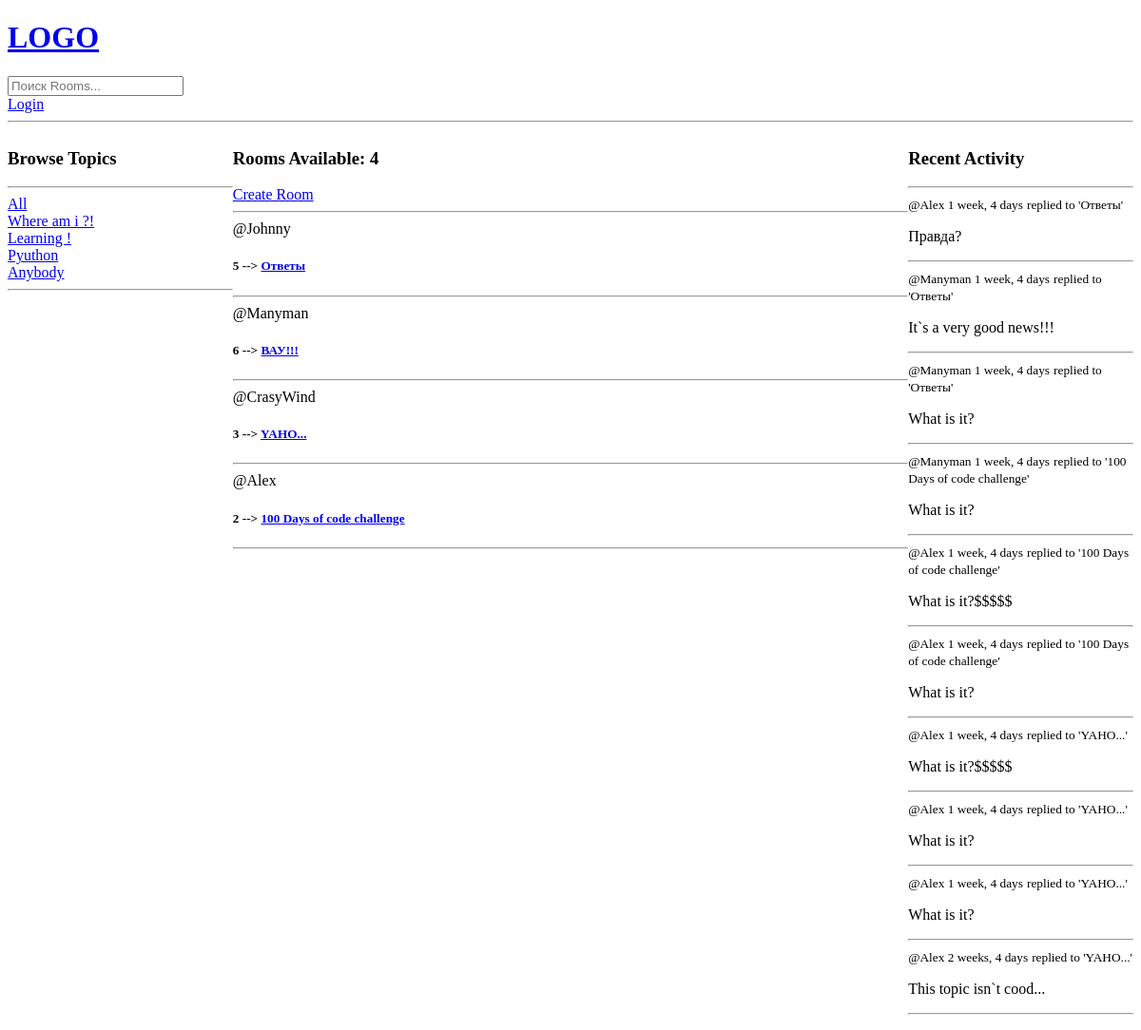
/, run on an earlier commit of the app's database.
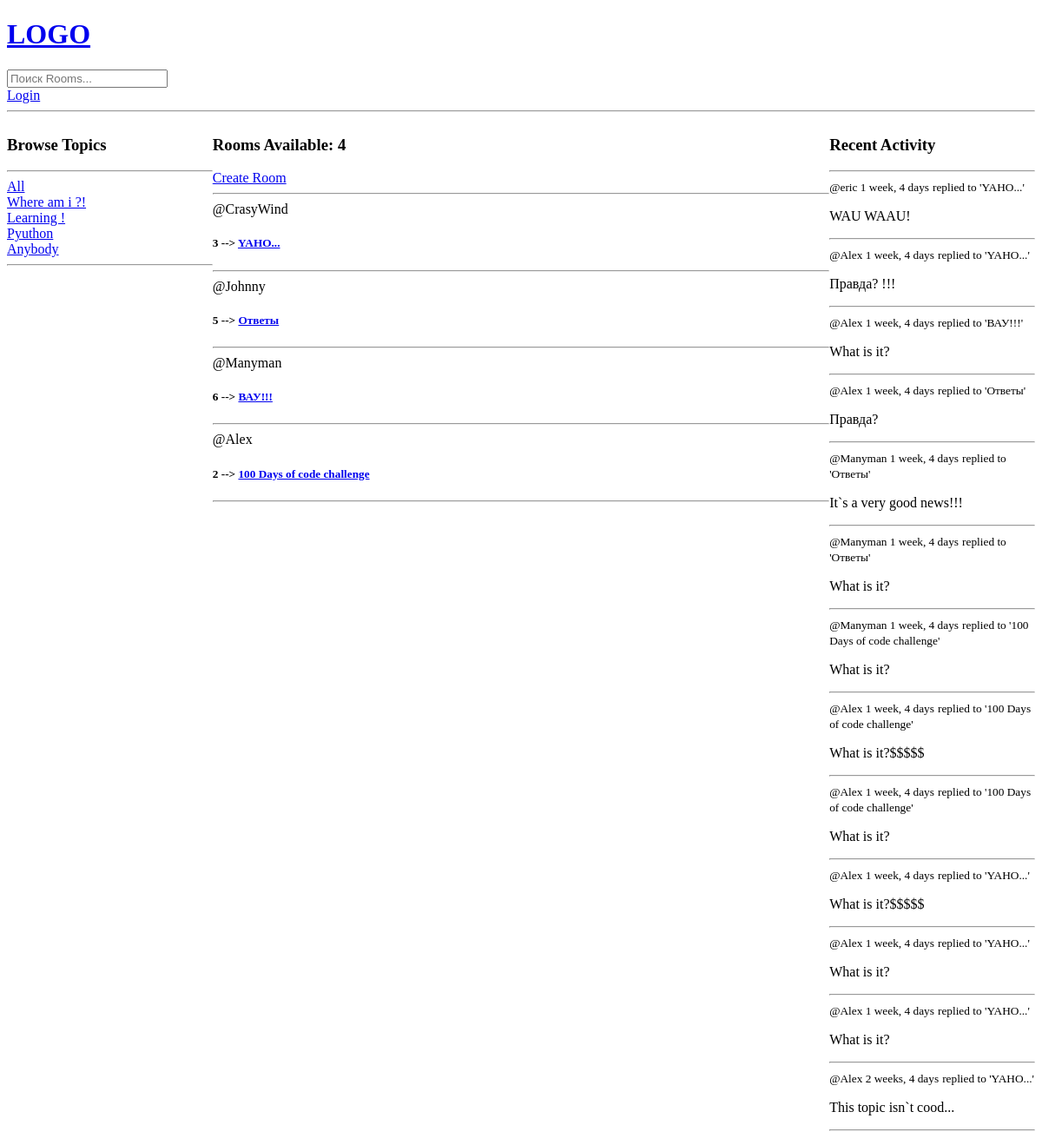
And on a later commit of the database.
### Base/models.py (models this page shows, shortened)
class Topic(models.Model):
    name = models.CharField(max_length=200)

class Room(models.Model):
    host = models.ForeignKey(User, on_delete=models.SET_NULL, null=True)
    topic = models.ForeignKey(Topic, on_delete=models.SET_NULL, null=True)
    objects = None
    name = models.CharField(max_length=200)
    description = models.TextField(null=True, blank=True)
    participants = models.ManyToManyField(User, related_name='participants', blank=True)
    update = models.DateTimeField(auto_now=True)
    created = models.DateTimeField(auto_now_add=True)
    class Meta:
        ordering = ['-update', '-created']
    def __str__(self):
        return self.name

class Message(models.Model):
    users = models.ForeignKey(User, on_delete=models.CASCADE)
    room = models.ForeignKey(Room, on_delete=models.CASCADE)
    body = models.TextField()
    update = models.DateTimeField(auto_now=True)
    created = models.DateTimeField(auto_now_add=True)
    class Meta:
        ordering = ['-update', '-created'] # класс, позволяющий сортировать по дате создания/обновления
    def __str__(self):
        return self.body[0:50]

### Base/views.py (the view)
# urls.py: path('', views.home, name='home'),
def home(request):
    q = request.GET.get('q') if request.GET.get('q') != None else ''
    rooms = Room.objects.filter(
        Q(topic__name__icontains=q) |
        Q(name__icontains=q) |
        Q(description__icontains=q)
    )
    topics = Topic.objects.all()
    room_count = rooms.count()
    room_messages = Message.objects.all()
    context = {'rooms': rooms, 'topics': topics, 'room_count': room_count, 'room_messages': room_messages}
    return render(request, 'Base/home.html', context)

### Base/templates/Base/home.html (shortened to what this page needs)
{% extends 'main.html' %}
{% block content %}
<div class="home-container">
    <div>
        <h3>Browse Topics</h3>
        <hr>
        <div>
            <a href="{% url 'home' %}">All</a>
        </div>
        {% for topic in topics %}
        <div>
            <a href="{% url 'home' %}?q={{ topic.name }}">{{ topic.name }}</a>
        </div>
        {% endfor%}
        <hr>
    </div>
    <div>
        <h3> Rooms Available: {{ room_count }} </h3>
        <a href="{% url 'create-room' %}">Create Room</a>
        <hr>
        <div>{% for room in rooms%}
            <div>
                <span>@{{ room.host.username }}</span>
                <h5>{{ room.id }} --> <a href="{% url 'room' room.id %}">{{room.name}}</a></h5>
                <hr>
            </div>
            {% endfor%}
        </div>
    </div>
    <div>
        <h3>Recent Activity</h3>
        <hr>
        {% for message in room_messages %}
            <div>
                <small>@{{ message.users }} {{ message.created|timesince }}</small>
                <small> replied to '{{ message.room}}'</small>
                <p>{{ message }}</p>
                <hr>
            </div>
        {% endfor %}
    </div>
</div>
{% endblock content%}

What changed in the data, as far as the page shows it:
changed Room "CrasyWind": moves up the list
added Message: users "eric", created "1 week, 4 days", room "YAHO...", body "WAU WAAU!"
added Message: users "Alex", created "1 week, 4 days", room "YAHO...", body "Правда? !!!"
added Message: users "Alex", created "1 week, 4 days", room "ВАУ!!!", body "What is it?"
